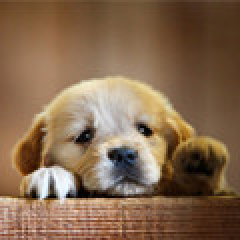
#> input picture app/base-ui/examples/src/assets/img/img.jpg, 120 x 120 px (shown 2 times larger)
$ python image_cant_up_down.py ../../../base-ui/examples/src/assets/img out
#> lines starting #> are read from the running program, lines starting #| are printed output that depends on the picture
import os
import sys
from PIL import Image

def combine_images(root_dir, output_dir):
    """
    遍历根目录下的子文件夹，排除含“违法”的文件夹，
    将每个子文件夹内的图片垂直拼接成一张图片，并保存到输出目录的对应位置。
    """
#> called with root_dir = '../../../base-ui/examples/src/assets/img', output_dir = 'out'
    # 支持的图片扩展名
    SUPPORTED_EXT = ('.jpg', '.jpeg', '.png', '.bmp', '.gif')

    for root, dirs, files in os.walk(root_dir):
        # 排除文件夹名包含“违法”的文件夹
        dirs[:] = [d for d in dirs if "违法" not in d]

        # 获取当前文件夹相对于根目录的相对路径
        rel_path = os.path.relpath(root, root_dir)
        out_path = os.path.join(output_dir, rel_path)

        # 收集当前文件夹中的图片文件
        image_files = [
            os.path.join(root, f)
            for f in files
            if f.lower().endswith(SUPPORTED_EXT)
        ]

        if not image_files:
            continue

        # 按文件名排序，确保顺序稳定
        image_files.sort()

        # 打开图片并统一转换为 RGB 模式
        images = []
        for img_path in image_files:
            try:
                img = Image.open(img_path)
#> img is the input picture: PIL image 120x120 RGB; mean R, G, B 133.5, 105.1, 79.4
                if img.mode != 'RGB':
                    img = img.convert('RGB')
                images.append(img)
            except Exception as e:
                print(f"⚠️ 无法打开图片 {img_path}: {e}")

        if not images:
            continue

        # 计算总高度和最大宽度
        widths, heights = zip(*(img.size for img in images))
        total_height = sum(heights)
        max_width = max(widths)

        # 创建新画布
        combined_img = Image.new('RGB', (max_width, total_height), (255, 255, 255))
#> combined_img: PIL image 750x618 RGB; every value is 255

        # 垂直拼接图片
        y_offset = 0
        for img in images:
            combined_img.paste(img, (0, y_offset))
            y_offset += img.height
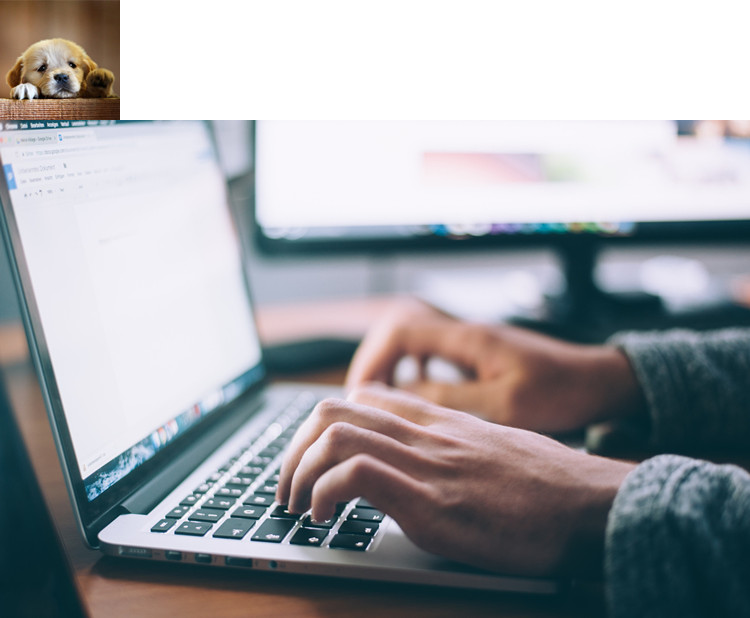
#> combined_img: PIL image 750x618 RGB; mean R, G, B 160.3, 162.1, 165.8

        # 确保输出目录存在
        os.makedirs(out_path, exist_ok=True)

        # 使用子文件夹名称作为文件名
        folder_name = os.path.basename(root)
        output_file = os.path.join(out_path, f"{folder_name}.jpg")

        # 保存为 JPEG，质量设为 95
        combined_img.save(output_file, 'JPEG', quality=95)
        print(f"✅ 已生成: {output_file}")

if __name__ == "__main__":
    if len(sys.argv) != 3:
        print("用法: python combine_images.py <根文件夹路径> <输出文件夹路径>")
        sys.exit(1)

    root_directory = sys.argv[1]
    output_directory = sys.argv[2]

    if not os.path.isdir(root_directory):
        print(f"❌ 错误: 根文件夹 '{root_directory}' 不存在。")
        sys.exit(1)

    combine_images(root_directory, output_directory)
    print("🎉 全部完成！")
